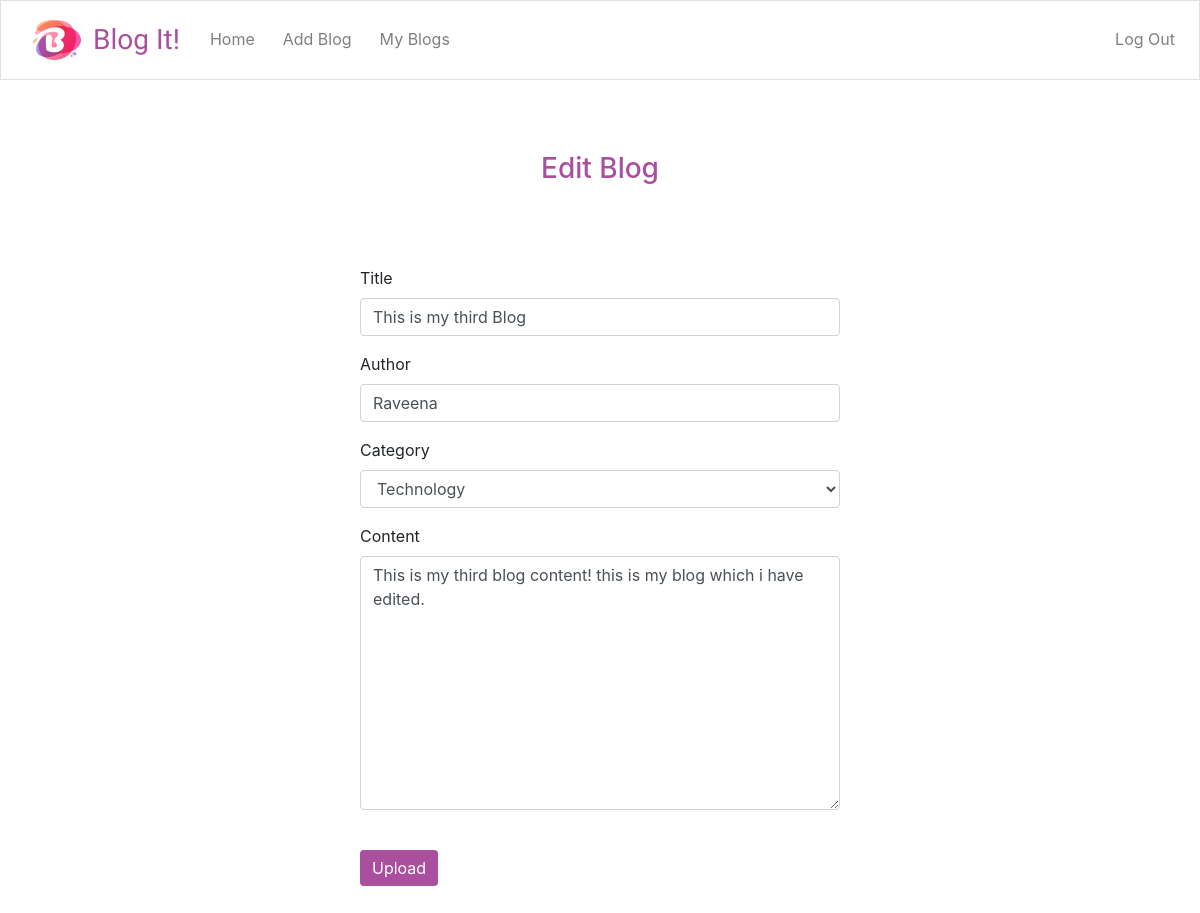
The app's page /editblog/8 (signed in) with its own data.
### tables this page shows
CREATE TABLE 'blogs' ('person_id' integer NOT NULL, 'title' text NOT NULL, 'author' text, 'category' text NOT NULL, 'content' text NOT NULL, 'timestamp' datetime NOT NULL DEFAULT CURRENT_TIMESTAMP, 'blog_id'  INTEGER PRIMARY KEY NOT NULL  );

### Blog_webapp/application.py (the view, shortened to what this page needs)
@app.route("/editblog/<blog_id>", methods = ["GET","POST"])
@login_required
def editblog(blog_id):
    if request.method == "GET":
        myblog = db.execute("SELECT * from blogs where blog_id = :blog_id", blog_id = blog_id)
        print(myblog)
        return render_template("editblog.html", myblog = myblog)

### Blog_webapp/application.py (called while the page is built)
@app.after_request
def after_request(response):
    response.headers["Cache-Control"] = "no-cache, no-store, must-revalidate"
    response.headers["Expires"] = 0
    response.headers["Pragma"] = "no-cache"
    return response

### Blog_webapp/helpers.py (called while the page is built)
def login_required(f):
    @wraps(f)
    def decorated_function(*args, **kwargs):
        if session.get("user_id") is None:
            return redirect("/login")
        return f(*args, **kwargs)
    return decorated_function

### templates/editblog.html (shortened to what this page needs)
{% extends "layout.html" %}
{% block body %}
  <br><br><br>
  <h3 style="color:#aa4f9e;"><center>Edit Blog</center></h3>
  <br><br><br>
  <div style="width:40%; margin:auto;">
      {% for blogs in myblog %}
      <form action="/editblog/{{ blogs['blog_id'] }}" enctype="multipart/form-data" method="post">
        <div class="form-group">
          <label for="exampleInputEmail1">Title</label>
          <input type="text" name="title" value="{{ blogs['title'] }}" class="form-control" id="exampleInputEmail1" aria-describedby="emailHelp">
        </div>
        <div class="form-group">
          <label for="exampleInputEmail1">Author</label>
          <input type="text" name="author" value="{{ blogs['author'] }}" class="form-control" id="exampleInputEmail1" aria-describedby="emailHelp">
        </div>
        <div class="form-group">
          <label for="sel1">Category</label>
          <select class="form-control" id="sel1" placeholder="Category" name = "category">
            <option>Technology </option>
          </select>
        </div>
        <div class="form-group">
          <label for="exampleFormControlTextarea1">Content</label>
          <textarea class="form-control" id="exampleFormControlTextarea1" name="content" rows="10" cols="80">{{ blogs['content'] }}</textarea>
        </div><br>
        <button type="submit" class="btn btn-primary read_more" style="border:none; background-color:#aa4f9e; color:white;" >Upload</button>
      </form>
      {% endfor %}
  </div>
{% endblock %}

### static/styles.css (style rules this page uses)
.btn-primary { color:#aa4f9e; background-color:white; border:none; }
.read_more { border:none; background-color:#aa4f9e; color:white; }

### records on screen
blogs: title "This is my third Blog", author "Raveena", content "This is my third blog content! this is my blog which i have edited."
